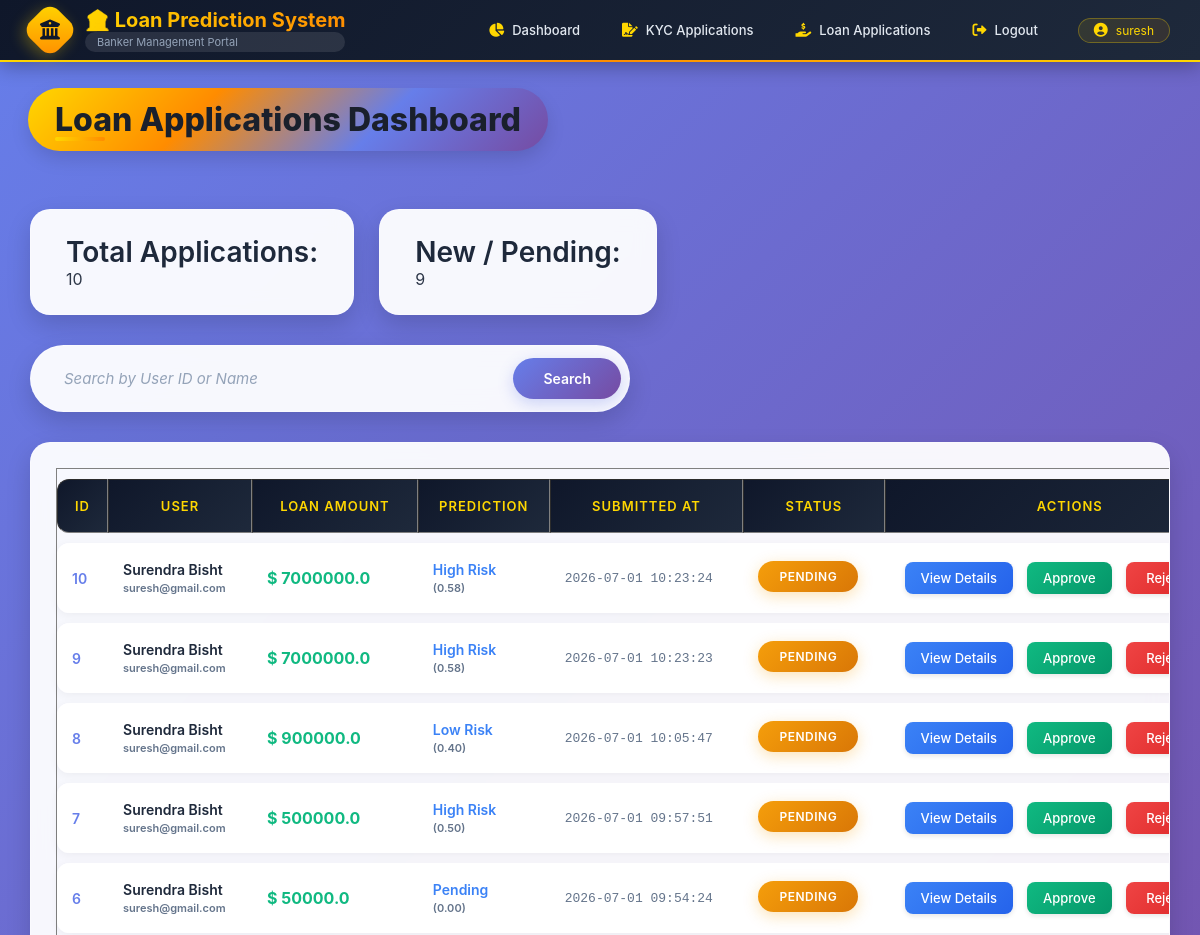
The page /loan-applications/ (signed in, upper part) on the database as committed earlier.
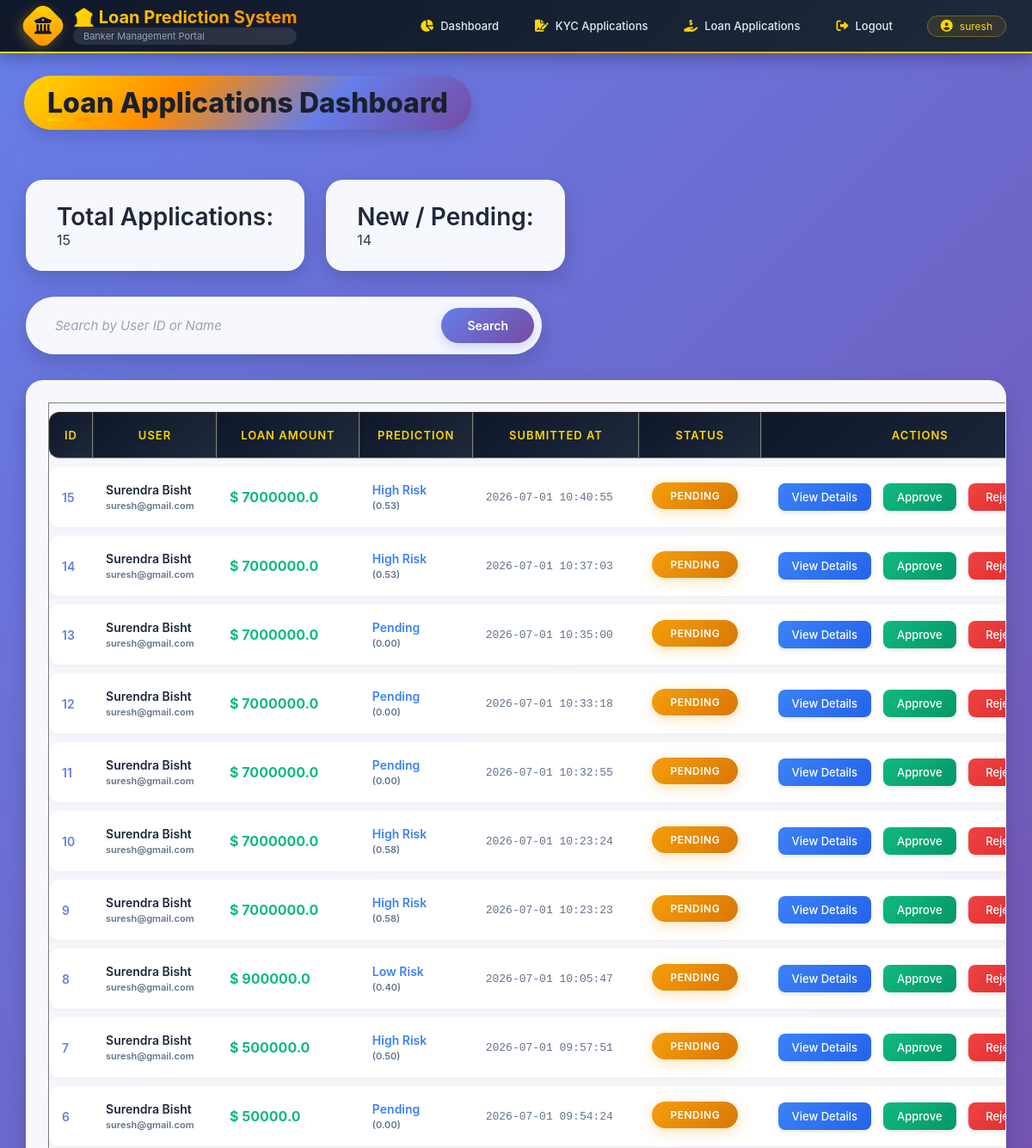
The same page on the database as committed later.
### app/models.py (models this page shows, shortened)
class LoanApplication(models.Model):
    STATUS_CHOICES = (
        ("PENDING", "Pending"),
        ("APPROVED", "Approved"),
        ("REJECTED", "Rejected"),
        ("CLEARED", "Cleared"),
    )
    user = models.ForeignKey(
        settings.AUTH_USER_MODEL,
        on_delete=models.CASCADE,
        related_name="loan_applications"
    )
    age = models.IntegerField()
    income = models.FloatField()
    loan_amount = models.FloatField()
    credit_score = models.IntegerField()
    months_employed = models.IntegerField()
    num_credit_lines = models.IntegerField()
    interest_rate = models.FloatField()
    loan_term = models.IntegerField()
    dti_ratio = models.FloatField()
    EDUCATION_CHOICES = [
        ("Bachelor's", "Bachelor's"),
        ("Master's", "Master's"),
        ("High School", "High School"),
        ("PhD", "PhD"),
    ]
    EMPLOYMENT_CHOICES = [
        ("Full-time", "Full-time"),
        ("Unemployed", "Unemployed"),
        ("Self-employed", "Self-employed"),
        ("Part-time", "Part-time"),
    ]
    MARITAL_CHOICES = [
        ("Divorced", "Divorced"),
        ("Married", "Married"),
        ("Single", "Single"),
    ]
    YES_NO = [
        ("Yes", "Yes"),
        ("No", "No"),
    ]
    education = models.CharField(max_length=20, choices=EDUCATION_CHOICES)
    employment_type = models.CharField(max_length=20, choices=EMPLOYMENT_CHOICES)
    marital_status = models.CharField(max_length=20, choices=MARITAL_CHOICES)
    has_mortgage = models.CharField(max_length=3, choices=YES_NO)
    has_dependents = models.CharField(max_length=3, choices=YES_NO)
    has_cosigner = models.CharField(max_length=3, choices=YES_NO)
    prediction_result = models.CharField(max_length=50, blank=True, null=True)
    prediction_probability = models.FloatField(blank=True, null=True)
    status = models.CharField(
        max_length=20,
        choices=STATUS_CHOICES,
        default="PENDING"
    )
    created_at = models.DateTimeField(auto_now_add=True)

class CustomUser(AbstractBaseUser, PermissionsMixin):
    USER = 'USER'
    BANKER = 'BANKER'
    USER_TYPE_CHOICES = (
        (USER, 'User'),
        (BANKER, 'Banker'),
    )
    email = models.EmailField(unique=True)
    full_name = models.CharField(max_length=150)
    phone_number = models.CharField(max_length=15)
    user_type = models.CharField(
        max_length=10,
        choices=USER_TYPE_CHOICES,
        default=USER
    )
    is_active = models.BooleanField(default=True)
    is_staff = models.BooleanField(default=False)
    created_at = models.DateTimeField(auto_now_add=True)
    objects = CustomUserManager()
    USERNAME_FIELD = 'email'
    REQUIRED_FIELDS = ['full_name', 'phone_number']

### app/decorators.py (the view)
        def wrapper(request, *args, **kwargs):
            if request.user.is_authenticated:
                if request.user.user_type in allowed_roles:
                    return view_func(request, *args, **kwargs)
                else:
                    messages.error(request, "You are not authorized to access this page.")
                    return redirect("login")
            return redirect("login")

### app/templates/Banker/loan_applications.html (shortened to what this page needs)
{% extends "Banker/base.html" %}
{% block content %}
<div class="dashboard-scroll">
    <h2>Loan Applications Dashboard</h2>
    <div class="stats-container">
        <div class="stat-card">
            <b>Total Applications:</b> {{ total }}
        </div>
        <div class="stat-card">
            <b>New / Pending:</b> {{ pending }}
        </div>
    </div>
    <form method="GET" class="search-form">
        <input type="text" name="search" placeholder="Search by User ID or Name" value="{{ search_term }}"
            class="search-input">
        <button type="submit" class="search-btn">
            Search
        </button>
    </form>
    {% if applications %}
    <div class="table-wrapper">
        <table class="loan-table" border="1">
            <thead>
                <tr>
                    <th>ID</th>
                    <th>User</th>
                    <th>Loan Amount</th>
                    <th>Prediction</th>
                    <th>Submitted At</th>
                    <th>Status</th>
                    <th>Actions</th>
                </tr>
            </thead>
            <tbody>
                {% for loan in applications %}
                <tr>
                    <td>{{ loan.id }}</td>
                    <td>
                        {{ loan.user.full_name }} <br>
                        <small>{{ loan.user.email }}</small>
                    </td>
                    <td>
                        $ {{ loan.loan_amount }}
                    </td>
                    <td>
                        {% if loan.prediction_result %}
                        {{ loan.prediction_result }}
                        <small>
                            ({{ loan.prediction_probability|floatformat:2 }})
                        </small>
                        {% else %}
                        N/A
                        {% endif %}
                    </td>
                    <td>
                        {{ loan.created_at|date:"Y-m-d H:i:s" }}
                    </td>
                    <td>
                        {% if loan.status == "PENDING" %}
                        <span class="status pending">Pending</span>
                        {% elif loan.status == "APPROVED" %}
                        <span class="status approved">Approved</span>
                        {% elif loan.status == "REJECTED" %}
                        <span class="status rejected">Rejected</span>
                        {% elif loan.status == "CLEARED" %}
                        <span class="status cleared">Cleared</span>
                        {% else %}
                        {{ loan.status }}
                        {% endif %}
                    </td>
                    <td>
                        <a href="{% url 'view_loan_details' loan.id %}" class="btn view">
                            View Details
                        </a>
                        {% if loan.status == "PENDING" %}
                        <a href="{% url 'approve_loan' loan.id %}" class="btn approve">
                            Approve
                        </a>
                        <a href="{% url 'reject_loan' loan.id %}" class="btn reject">
                            Reject
                        </a>
                        {% elif loan.status == "APPROVED" %}
                        <a href="{% url 'clear_loan' loan.id %}" class="btn clear">
                            Clear Loan
                        </a>
                        {% elif loan.status == "CLEARED" or loan.status == "REJECTED" %}
                        <a href="{% url 'delete_loan' loan.id %}" class="btn delete"
                            onclick="return confirm('Are you sure you want to delete this cleared loan?');">
                            Delete
                        </a>
                        {% endif %}
                    </td>
                </tr>
                {% endfor %}
            </tbody>
        </table>
    </div>
    {% else %}
    <p>No loan applications found.</p>
    {% endif %}
</div>
{% endblock %}

Rows that differ between the two databases and show on the page:
added LoanApplication: id "15", user.full_name "Surendra Bisht", user.email "suresh@gmail.com", loan_amount "7000000.0", prediction_result "High Risk", prediction_probability "0.53", created_at "2026-07-01 10:40:55", status "PENDING"
added LoanApplication: id "14", user.full_name "Surendra Bisht", user.email "suresh@gmail.com", loan_amount "7000000.0", prediction_result "High Risk", prediction_probability "0.53", created_at "2026-07-01 10:37:03", status "PENDING"
added LoanApplication: id "13", user.full_name "Surendra Bisht", user.email "suresh@gmail.com", loan_amount "7000000.0", prediction_result "Pending", prediction_probability "0.00", created_at "2026-07-01 10:35:00", status "PENDING"
added LoanApplication: id "12", user.full_name "Surendra Bisht", user.email "suresh@gmail.com", loan_amount "7000000.0", prediction_result "Pending", prediction_probability "0.00", created_at "2026-07-01 10:33:18", status "PENDING"
added LoanApplication: id "11", user.full_name "Surendra Bisht", user.email "suresh@gmail.com", loan_amount "7000000.0", prediction_result "Pending", prediction_probability "0.00", created_at "2026-07-01 10:32:55", status "PENDING"
Other text that changed with them:
{{ total }}: "10" → "15"
{{ pending }}: "9" → "14"
